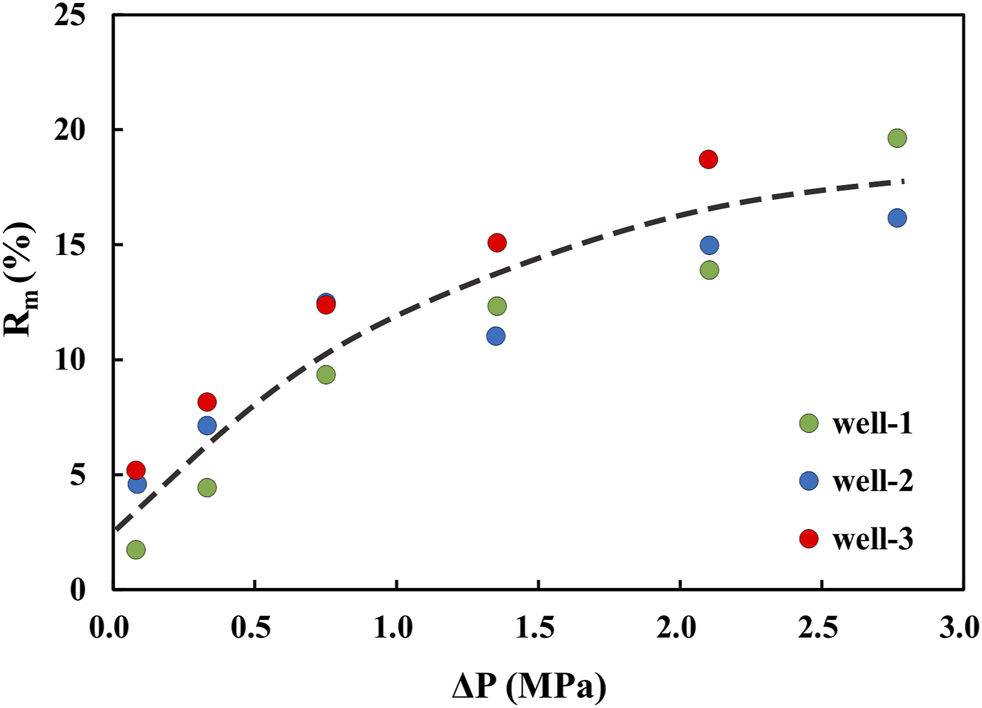
#> input picture universal_fixed_point_framework/scripts/data/xu2021_fig7_pdf/xu2021_fig7_screenshot.png, 982 x 708 px, found by its file name
$ python _fig7_zoom.py
#> lines starting #> are read from the running program, lines starting #| are printed output that depends on the picture
# ============================================================
# UFPF → MUFPF 更名通知
# ============================================================
# 本文件属于 Universal Fixed Point Framework (UFPF)。
# 该框架已计划更名为 Meta-Universal Fixed-Point Functorial Framework (MUFPF)。
# 更名计划详见：roadmap/mu_renaming_plan.md
#
# 原因：UFPF 缩写与 IEEE 生物图像识别框架冲突，影响学术检索。
# 新名称 MUFPF 具有全球唯一性，且更好地体现框架的元数学特性。
#
# 本文件中 UFPF 相关引用数量：0
# 更名将在计划确认后统一执行，当前代码不做修改。
# ============================================================

#!/usr/bin/env python3
# -*- coding: utf-8 -*-
"""高倍裁剪图 7 刻度标签与图例区域。"""
from PIL import Image

im = Image.open(r"e:\workspace\hyper-resolution\universal_fixed_point_framework\scripts\data\xu2021_fig7_pdf\xu2021_fig7_screenshot.png").convert("RGB")
#> im is the input picture: PIL image 982x708 RGB; mean R, G, B 246.6, 246.3, 246.2
# 绘图区边框：col 112/964, row 13/590
regions = {
    # x 轴刻度数字（底边框下方）
    "xlabel_0":  (90, 590, 250, 660),
    "xlabel_1":  (250, 590, 420, 660),
    "xlabel_2":  (420, 590, 600, 660),
    "xlabel_3":  (600, 590, 800, 660),
    "xlabel_4":  (800, 590, 982, 660),
    "xlabel_all":(60, 580, 982, 690),
    # y 轴刻度数字（左边框左侧）
    "ylabel_all":(0, 0, 130, 708),
    # 图例
    "legend":    (690, 30, 982, 280),
    # 右下角红点(808,538)附近
    "r6":        (760, 480, 860, 590),
}
for name, box in regions.items():
    c = im.crop(box)
    c2 = c.resize((c.width * 5, c.height * 5), Image.LANCZOS)
    p = r"C:\Users\dps_n\Desktop\fig7z_" + name + ".png"
    c2.save(p)
    print("saved:", p, c2.size)
#> this loop made 9 passes
#> pass 1, `c = im.crop(box)`:
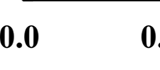
#> c: PIL image 160x70 RGB; min 0, max 255, mean 238
#> pass 1, `c2 = c.resize((c.width * 5, c.height * 5), Image.LANCZOS)`:
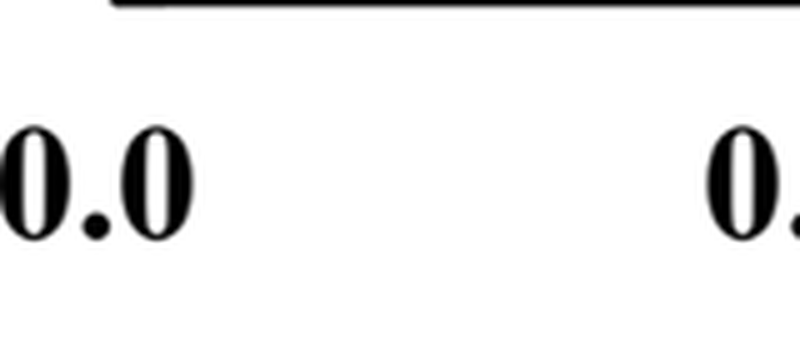
#> c2: PIL image 800x350 RGB; min 0, max 255, mean 238
#> pass 2, `c = im.crop(box)`:
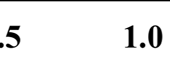
#> c: PIL image 170x70 RGB; min 0, max 255, mean 239.9
#> pass 2, `c2 = c.resize((c.width * 5, c.height * 5), Image.LANCZOS)`:
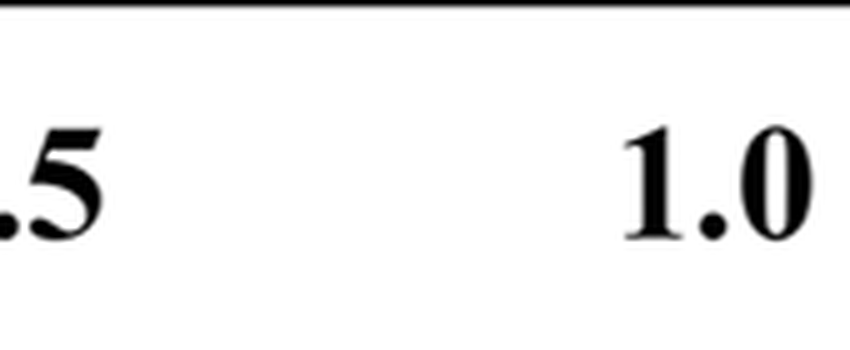
#> c2: PIL image 850x350 RGB; min 0, max 255, mean 239.9
#> after the loop:
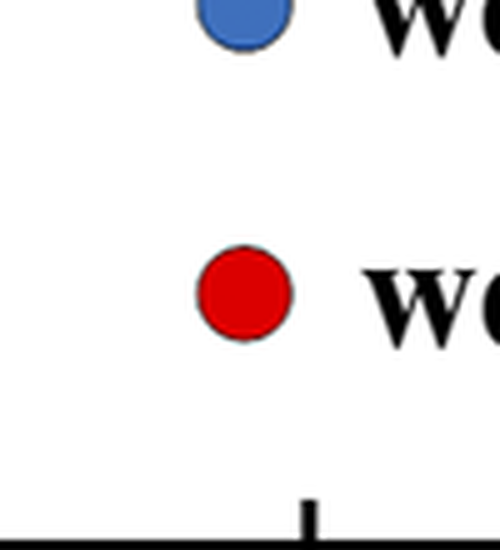
#> c2: PIL image 500x550 RGB; mean R, G, B 237.8, 233.4, 234.4
